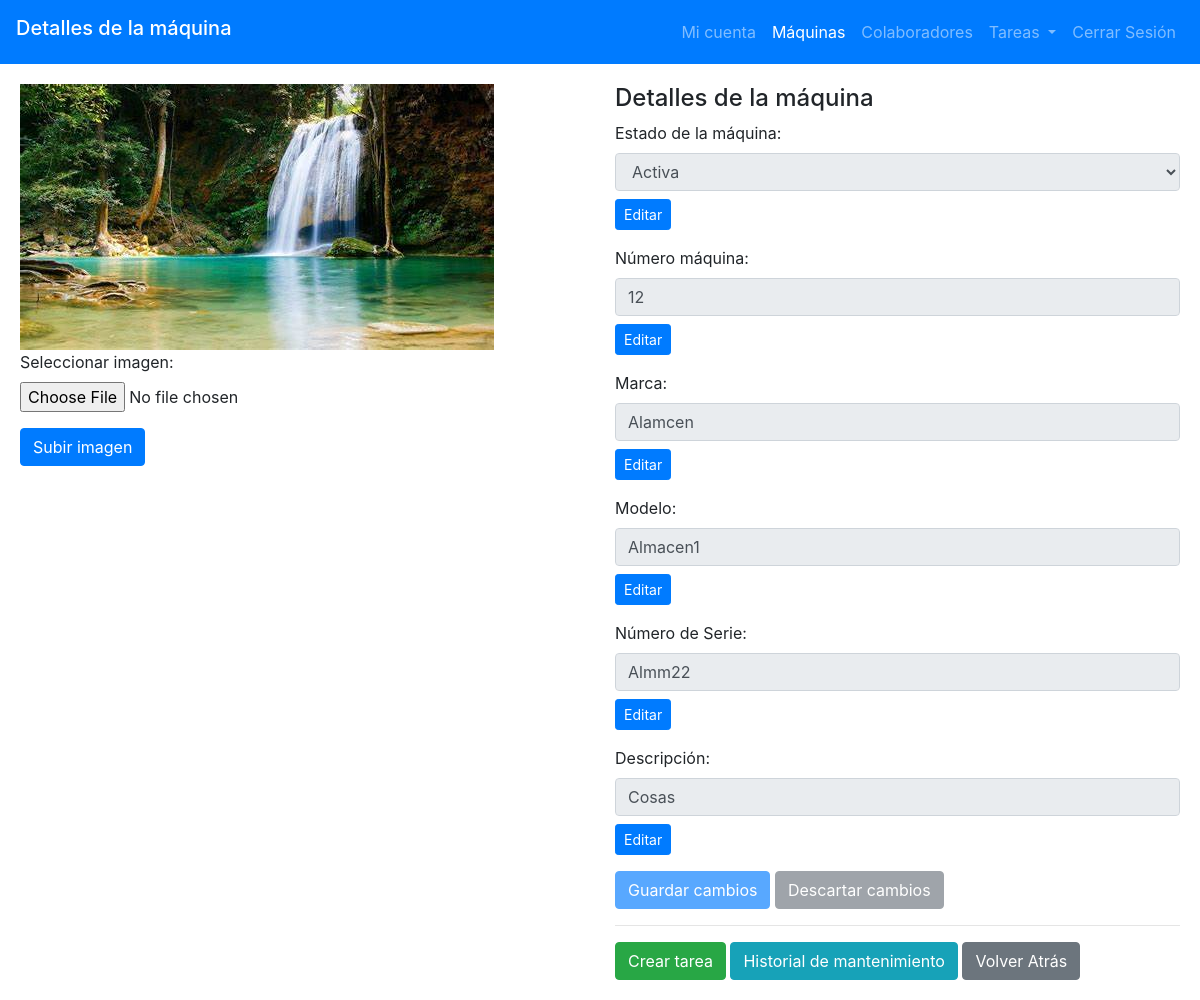
/page_plastInnova/admin/admin_description_machine.php?area=Admin&machine=8 (signed in), run on the app's committed database.
### tables this page shows
CREATE TABLE `machines` (
  `id` int(11) NOT NULL,
  `state` varchar(10) NOT NULL,
  `brand` varchar(30) NOT NULL,
  `model` varchar(30) NOT NULL,
  `serial_number` varchar(60) NOT NULL,
  `machine_number` int(10) NOT NULL,
  `description` text NOT NULL,
  `technical_sheet` varchar(60) NOT NULL,
  `image_path` varchar(50) NOT NULL,
  `id_area` varchar(20) NOT NULL
);

### htdocs/page_plastInnova/admin/admin_description_machine.php (the view, shortened to what this page needs)
<?php
    include("../php/connect.php");
    $machine_id = $_GET['machine'];
    $query = "SELECT * FROM machines WHERE id = ?";
    $stmt = $conn->prepare($query);
    $stmt->bind_param("i", $machine_id);
    $stmt->execute();
    $result = $stmt->get_result();
    if ($result->num_rows > 0) {
        $machine_data = $result->fetch_assoc();
    } else {
        echo "No se encontró la máquina con el ID: " . $machine_id;
        exit();
    }
?>
<!DOCTYPE html>
<html lang="es">
<head>
    <link href="https://stackpath.bootstrapcdn.com/bootstrap/4.5.2/css/bootstrap.min.css" rel="stylesheet">
</head>
<body>
    <header>
        <nav class="navbar navbar-expand-lg navbar-dark bg-primary">
            <h2 class="navbar-brand">Detalles de la máquina</h2>
            <section class="collapse navbar-collapse" id="navbarNav">
                <ul class="navbar-nav ml-auto">
                    <li class="nav-item">
                        <a class="nav-link" href="personal_page_admin.php">Mi cuenta</a>
                    </li>
                    <li class="nav-item active">
                        <a class="nav-link" href="admin_areas.php">Máquinas</a>
                    </li>
                    <li class="nav-item">
                            <a class="nav-link" href="admin_collaborators.php">Colaboradores</a>
                    </li>
                    <li class="nav-item dropdown">
                        <a class="nav-link dropdown-toggle" href="#" id="navbarDropdown" role="button" data-toggle="dropdown" aria-haspopup="true" aria-expanded="false">
                            Tareas
                        </a>
                    </li>
                    <li class="nav-item">
                        <a class="nav-link" href="../php/close_sesion.php">Cerrar Sesión</a>
                    </li>
                </ul>
            </section>
        </nav>
    </header>
    <section class="card-body">
        <section class="row">
            <section class="col-md-6">
                <?php
                    $img_dir_machine = "../img/machines/machineid{$machine_id}";
                    $directory_content = scandir($img_dir_machine);
                    $directory_content = array_diff($directory_content, array('.', '..'));
                    if ((!empty($machine_data['image_path'])) && (!empty($directory_content))):
                ?>
                    <img src="<?php echo $img_dir_machine."/".$machine_data['image_path']; ?>" class="img-fluid" alt="Imagen de la máquina">
                <?php else: ?>
                    <p>No hay imagen disponible para esta máquina</p>
                <?php endif; ?>
                <form action="../php/upload_image_machine.php" method="post" enctype="multipart/form-data">
                    <section class="form-group">
                        <label for="image_machine">Seleccionar imagen:</label>
                        <input type="file" class="form-control-file" id="image_machine" name="image_machine" accept="image/*">
                    </section>
                    <button type="submit" class="btn btn-primary">Subir imagen</button>
                </form>
            </section>
            <section class="col-md-6">
                <h4>Detalles de la máquina</h4>
                <form id="editMachineForm" action="../php/edit_machine.php" method="post">
                    <section class="form-group">
                        <label for="state_machine">Estado de la máquina:</label>
                        <section id="stateSelect">
                            <select class="form-control" id="state_machine" name="state_machine" disabled>
                                <option value="active" <?php echo ($machine_data['state'] == 'active' ? 'selected' : ''); ?>>Activa</option>
                            </select>
                        </section>
                        <button type="button" class="btn btn-sm btn-primary mt-2" onclick="enableEditState('state_machine')">Editar</button>
                    </section>
                    <section class="form-group">
                        <label for="machine_number">Número máquina:</label>
                        <input type="text" class="form-control" id="machine_number" name="machine_number" value="<?php echo $machine_data['machine_number']; ?>" readonly>
                        <button type="button" class="btn btn-sm btn-primary mt-2" onclick="enableEdit('machine_number')">Editar</button>
                    </section>
                    <section class="form-group">
                        <label for="brand">Marca:</label>
                        <input type="text" class="form-control" id="brand" name="brand" value="<?php echo $machine_data['brand']; ?>" readonly>
                        <button type="button" class="btn btn-sm btn-primary mt-2" onclick="enableEdit('brand')">Editar</button>
                    </section>
                    <section class="form-group">
                        <label for="model">Modelo:</label>
                        <input type="text" class="form-control" id="model" name="model" value="<?php echo $machine_data['model']; ?>" readonly>
                        <button type="button" class="btn btn-sm btn-primary mt-2" onclick="enableEdit('model')">Editar</button>
                    </section>
                    <section class="form-group">
                        <label for="serial_number">Número de Serie:</label>
                        <input type="text" class="form-control" id="serial_number" name="serial_number" value="<?php echo $machine_data['serial_number']; ?>" readonly>
                        <button type="button" class="btn btn-sm btn-primary mt-2" onclick="enableEdit('serial_number')">Editar</button>
                    </section>
                    <section class="form-group">
                        <label for="description">Descripción:</label>
                        <input type="text" class="form-control" id="description" rows="4" name="description" value="<?php echo $machine_data['description']; ?>" readonly>
                        <button type="button" class="btn btn-sm btn-primary mt-2" onclick="enableEdit('description')">Editar</button>
                    </section>
                    <button type="submit" id="save_changes_btn" class="btn btn-primary" disabled>Guardar cambios</button>
                    <button type="button" id="discard_changes_btn" class="btn btn-secondary" onclick="discardChanges()" disabled>Descartar cambios</button>
                </form>
                <hr>
                <a href="<?php echo "admin_form_create_task.php?machine=". $machine_id."&area=".$machine_data['id_area'] ?>" class="btn btn-success">Crear tarea</a>
                <a href="<?php echo "../maintenance_history_machine.php?machine=".$machine_id ?>" class="btn btn-info">Historial de mantenimiento</a>
                <a href="javascript:history.back()" class="btn btn-secondary">Volver Atrás</a>
            </section>
        </section>
    </section>
</body>
</html>

### data on the page
machines: image_path (picture), state_machine "Activa", machine_number "12", brand "Alamcen", model "Almacen1", serial_number "Almm22", description "Cosas"
